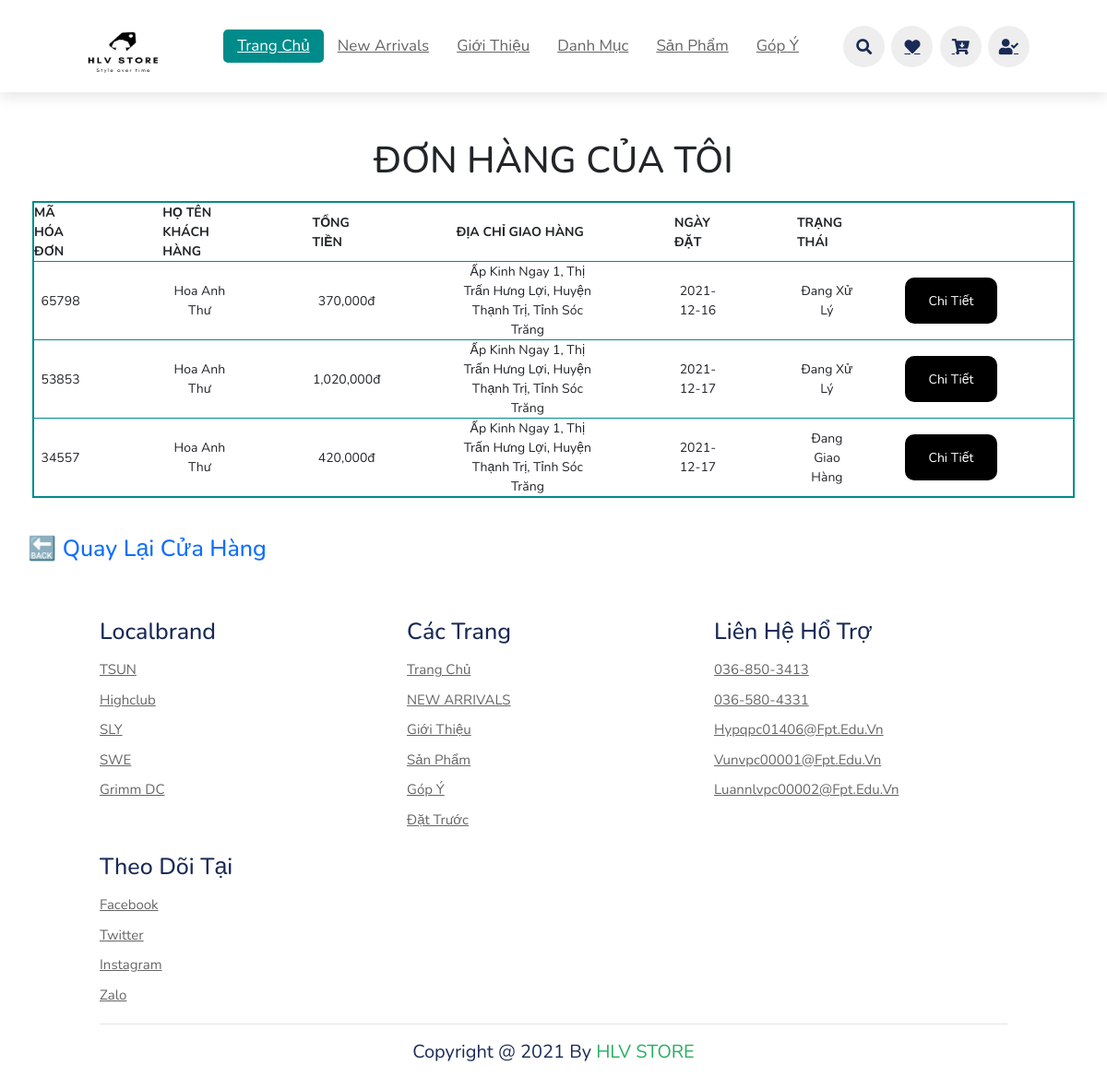
The app's page /trangcon/donhangcuatoi.php (signed in) with its own data.
### tables this page shows
CREATE TABLE `hoadon` (
  `ma_hd` int(11) NOT NULL COMMENT 'mã hóa đơn',
  `ma_kh` varchar(50) NOT NULL COMMENT 'mã khách hàng',
  `ho_ten` varchar(50) NOT NULL,
  `tong_tien` int(10) NOT NULL COMMENT 'tổng tiền',
  `dia_chi_giao_hang` varchar(100) NOT NULL COMMENT 'địa chỉ giao hàng',
  `sdt` int(10) NOT NULL,
  `email` varchar(50) NOT NULL,
  `ngay_dat` date NOT NULL COMMENT 'ngày đặt',
  `trang_thai` varchar(30) NOT NULL COMMENT 'trạng thái'
);

### dao/pdo.php (called while the page is built, shortened)
<?php
function pdo_get_connection(){
    $servername = "localhost";
    $username = "root";
    $password = "";
    try{
        $conn = new PDO("mysql:host=$servername;dbname=hlvstore", $username, $password);
        $conn->setAttribute(PDO::ATTR_ERRMODE, PDO::ERRMODE_EXCEPTION);
        return $conn;
    } catch(PDOException $e) {
        echo "lỗi kết nối" . $e->getMessage();
    }
}
    function pdo_query($sql){
        $sql_args = array_slice(func_get_args(), 1);
        try{
            $conn = pdo_get_connection();
            $stmt = $conn->prepare($sql);
            $stmt->execute($sql_args);
            $rows = $stmt->fetchAll();
            return $rows;
        }
        catch(PDOException $e){
            throw $e;
        }
        finally{
            unset($conn);
        }
    }
?>

### dao/hoa-don.php (called while the page is built, shortened)
<?php
require_once 'pdo.php';
function hoa_don_selectall(){
    $sql="select * from hoadon order by ma_hd DESC";
    return pdo_query($sql);
}
?>

### trangcon/donhangcuatoi.php (the view, shortened to what this page needs)
<?php
    require "../dao/pdo.php";
    require "../dao/hoa-don.php";
    $ds_hoa_don=hoa_don_selectall();
?>
<!DOCTYPE html>
<html lang="en">
<head>
    <link rel="stylesheet" href="https://unpkg.com/swiper/swiper-bundle.min.css" />
    <link rel="stylesheet" href="https://cdnjs.cloudflare.com/ajax/libs/font-awesome/5.15.3/css/all.min.css">
    <link rel="stylesheet" href="../css/style.css">
    <link rel="stylesheet" type="text/css" href="../../content/css/bootstrap.css">
    <link href="../../css/assets/dist/css/bootstrap.min.css" rel="stylesheet">
    <link href="../../css/assets/dashboard.css" rel="stylesheet">
</head>
<body>
<header>
<?php
require_once('../trang-chinh/menu.php');
?>
</header>
<h1 class="td">ĐƠN HÀNG CỦA TÔI</h1>
<div class="table">
        <table>
          <thead>
            <tr>
              <th scope="col">MÃ HÓA ĐƠN</th>
              <th scope="col">HỌ TÊN KHÁCH HÀNG</th>
              <th scope="col">TỔNG TIỀN</th>
              <th scope="col">ĐỊA CHỈ GIAO HÀNG</th>
              <th scope="col">NGÀY ĐẶT</th>
              <th scope="col">TRẠNG THÁI</th>
            </tr>
          </thead>
          <?php
                foreach($ds_hoa_don as $hoa_don){
                    extract($hoa_don);
                    $chitiet_link="donhangcuatoichitiet.php?ma_hd=".$ma_hd;
                    if($_SESSION['user']==$ma_kh){
            ?>
            <tbody>
                <tr>
                <td><?php echo $ma_hd?></td>
                <td><?php echo $ho_ten?></td>
                <td><?php echo number_format($tong_tien).'đ'?></td>
                <td><?php echo $dia_chi_giao_hang?></td>
                <td class="ngaydat"><?php echo $ngay_dat?></td>
                <td><?php echo $trang_thai?></td>
                <td>
                  <a href="<?php echo $chitiet_link?>"><button class="nhan">Chi Tiết</button></a>
                </td>
                </tr>
            </tbody>
            <?php
                }}
            ?>
        </table>
      </div>
      <h1 class="back"><a href="../index.php" style="text-decoration: none;">🔙 Quay lại cửa hàng</a></h1>
<section class="footer">
<?php
    require_once('../trang-chinh/footer.php')
?>
</section>
</body>
</html>

### css/style.css (style rules this page uses)
:root { --green:#27ae60; --black:#192a56; --light-color:#666; --box-shadow:0 .5rem 1.5rem rgba(0,0,0,.1); }
* { font-family: 'Nunito', sans-serif; margin:0; padding:0; box-sizing: border-box; text-decoration: none; outline: none; border:none; text-transform: capitalize; transition: all .2s linear; }
html { font-size: 62.5%; overflow-x: hidden; scroll-padding-top: 5.5rem; scroll-behavior: smooth; }
section { padding:2rem 9%; }
header { position: fixed; top:0; left: 0; right:0; background: #fff; padding:1rem 7%; display: flex; align-items: center; justify-content: space-between; z-index: 1000; box-shadow: var(--box-shadow); }

### css/assets/dashboard.css (style rules this page uses)
body { font-size: .875rem; }

### trangcon/donhangcuatoi.php (style rules this page uses)
.table { padding-top:200px; display:flex; justify-content: center; font-size: 20px; }
td,th { padding-right:82px; text-align:center; }
.table { padding-top: -10px; }
table { margin-left: 35px; font-size: 14px; border: 2px darkcyan solid; padding: 15px; padding-top: -20px; border-radius: 10px; margin-right: 35px; }
.nhan { padding-top: 0px; color: white; background: black; width: 100px; height: 50px; border-radius: 10px 10px 10px 10px; margin-left: -30px; }
.back { margin-left: 30px; padding-top: 30px; padding-bottom: 30px; color: black; }
.td { margin-top: 150px; margin-bottom: -180px; text-align: center; font-size: 40px; }

### records on screen
hoadon: ma_hd "65798", ho_ten "Hoa Anh Thư", tong_tien "370,000", dia_chi_giao_hang "Ấp Kinh Ngay 1, Thị Trấn Hưng Lợi, Huyện Thạnh Trị, Tỉnh Sóc Trăng", ngay_dat "2021-12-16", trang_thai "Đang Xử Lý"
hoadon: ma_hd "53853", ho_ten "Hoa Anh Thư", tong_tien "1,020,000", dia_chi_giao_hang "Ấp Kinh Ngay 1, Thị Trấn Hưng Lợi, Huyện Thạnh Trị, Tỉnh Sóc Trăng", ngay_dat "2021-12-17", trang_thai "Đang Xử Lý"
hoadon: ma_hd "34557", ho_ten "Hoa Anh Thư", tong_tien "420,000", dia_chi_giao_hang "Ấp Kinh Ngay 1, Thị Trấn Hưng Lợi, Huyện Thạnh Trị, Tỉnh Sóc Trăng", ngay_dat "2021-12-17", trang_thai "Đang Giao Hàng"
